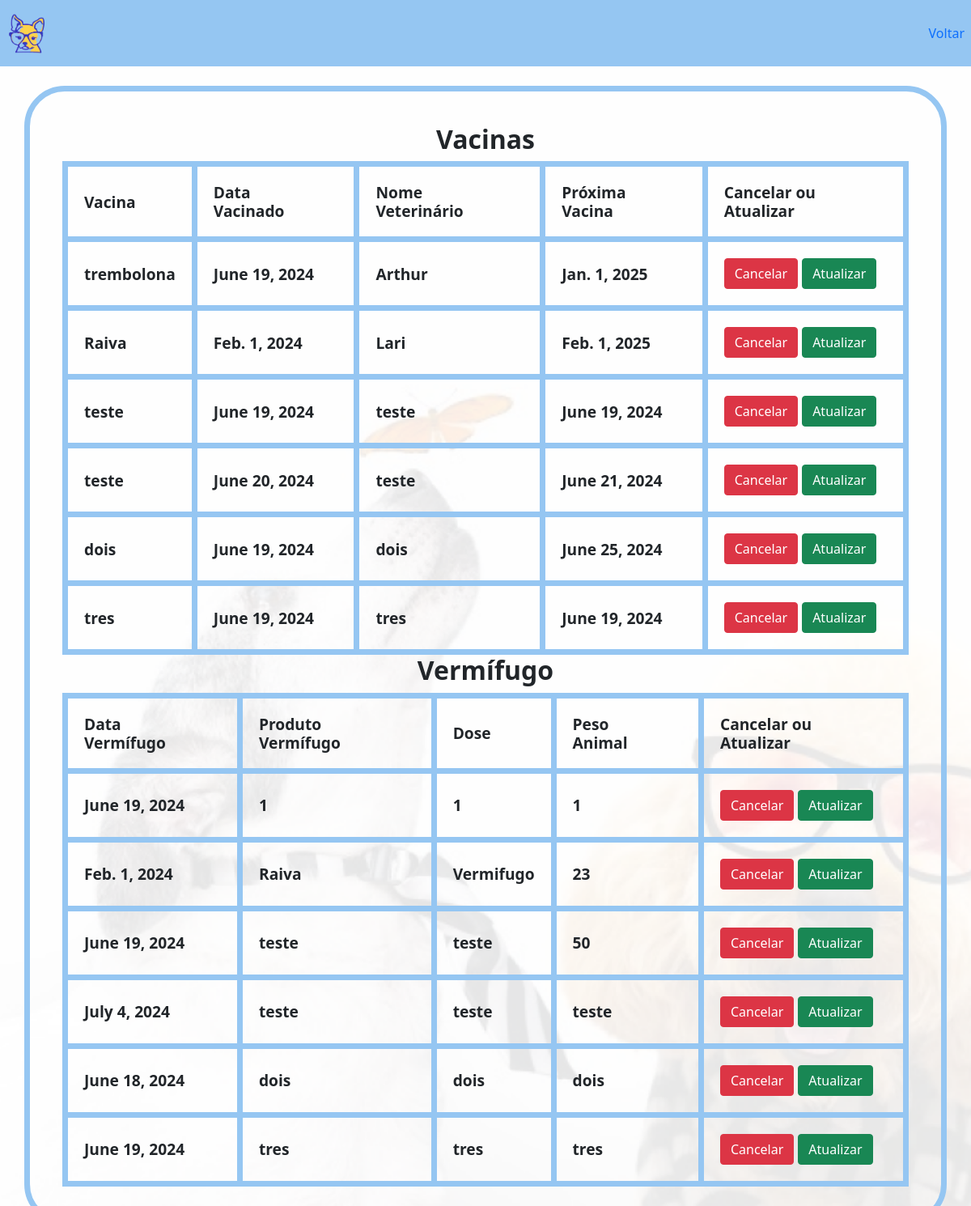
The page /visualizar_cartaoVacina/ on the database its author committed.
### Aplicativo/models.py (models this page shows)
class cadastroVacinaModel(models.Model):
    vacina = models.CharField(max_length=200)
    datavacinado = models.DateField(max_length=200)
    nomeveterinario = models.CharField(max_length=200)
    proximavacina =  models.DateField(max_length=200)
    datavernifugo = models.DateField(max_length=200)
    produtovernifugo = models.CharField(max_length=200)
    dose = models.CharField(max_length=15)
    pesoanimal = models.CharField(max_length=15)
    tutor = models.ForeignKey(User, on_delete=models.CASCADE, default=1)
    animal = models.ForeignKey('cadastroAnimalModel', on_delete=models.CASCADE, default=1)

### Aplicativo/views.py (the view)
# urls.py: path('visualizar_cartaoVacina/', views.visualizar_cartaoVacina, name='visualizar_cartaoVacina'),
def visualizar_cartaoVacina(request):
    vacinas = cadastroVacinaModel.objects.all()
    return render(request, 'visualizar_cartaoVacina.html', {'vacinas': vacinas})

### Aplicativo/templates/visualizar_cartaoVacina.html (shortened to what this page needs)
<!DOCTYPE html>
<html lang="en">
<head>
    {% load static %}
    <link rel="stylesheet" type="text/css" href="{% static 'css/index.css' %}">
    <link rel="stylesheet" type="text/css" href="{% static 'css/editar.css' %}">
    <link href="https://cdn.jsdelivr.net/npm/bootstrap@5.0.2/dist/css/bootstrap.min.css" rel="stylesheet"
>
</head>
<body>
    <nav class="navbar navbar-expand-lg custom-bg">
        <div class="collapse navbar-collapse" id="navbarNav">
            <ul class="navbar-nav">
                <li class="nav-item">
                    <a class="nav-link active left-link" aria-current="page" href="#">
                        <img src='{% static "Aplicativo/media/logo.png"%}' class="img">
                    </a>
                </li>
            </ul>
            <ul class="navbar-nav ms-auto">
                <li class="nav-item">
                    <a class="nav-link" href="{% url 'dashatualizacao' %}">Voltar</a>
                </li>
            </ul>
        </div>
    </nav><br>
    <div class="background-img">
            <div class="container">
                <div>
                    <table>
                        <h2 class="text-center"><b>Vacinas</b></h2>
                        <thead>
                            <tr>
                                <th><h5><b>Vacina&nbsp;&nbsp;&nbsp;&nbsp;&nbsp;&nbsp;</b></h5></th>
                                <th><h5><b>Data Vacinado&nbsp;&nbsp;&nbsp;&nbsp;&nbsp;&nbsp;</b></h5></th>
                                <th><h5><b>Nome Veterinário&nbsp;&nbsp;&nbsp;&nbsp;&nbsp;&nbsp;</b></h5></th>
                                <th><h5><b>Próxima Vacina&nbsp;&nbsp;&nbsp;&nbsp;&nbsp;&nbsp;</b></h5></th>
                                <th><h5><b>Cancelar ou Atualizar&nbsp;&nbsp;&nbsp;&nbsp;&nbsp;&nbsp;</b></h5></th>
                            </tr>
                        </thead>
                        <tbody>
                            {% for vacina in vacinas %}
                            <tr>
                                <th><h5><b>{{ vacina.vacina }}</b></h5></th>
                                <th><h5><b>{{ vacina.datavacinado }}</b></h5></th>
                                <th><h5><b>{{ vacina.nomeveterinario }}</b></h5></th>
                                <th><h5><b>{{ vacina.proximavacina }}</b></h5></th>
                                <div class="action-btns">
                                     <form action="{% url 'cancelar_vacina' vacina.id %}" method="post" style="display:inline;">
                                        <th><h5><b>  <button type="submit" class="btn btn-danger">Cancelar</button>
                                    </form>
                                    <form action="{% url 'updateVacinas' vacina.id %}" method="post" style="display:inline;">
                                      <button type="submit" class="btn btn-success">Atualizar</button></b></h5></th>
                                    </form>
                                </div>
                            </tr>
                            {% endfor %}
                        </tbody>
                    </table>
                </div>
                <div>
                    <table>
                        <h2 class="text-center"><b>Vermífugo</b></h2>
                        <thead>
                            <tr>
                                <th><h5><b>Data Vermífugo&nbsp;&nbsp;&nbsp;&nbsp;&nbsp;&nbsp;</b></h5></th>
                                <th><h5><b>Produto Vermífugo&nbsp;&nbsp;&nbsp;&nbsp;&nbsp;&nbsp;</b></h5></th>
                                <th><h5><b>Dose&nbsp;&nbsp;&nbsp;&nbsp;&nbsp;&nbsp;</b></h5></th>
                                <th><h5><b>Peso Animal&nbsp;&nbsp;&nbsp;&nbsp;&nbsp;&nbsp;</b></h5></th>
                                <th><h5><b>Cancelar ou Atualizar&nbsp;&nbsp;&nbsp;&nbsp;&nbsp;&nbsp;</b></h5></th>
                            </tr>
                        </thead>
                        <tbody>
                            {% for vacina in vacinas %}
                            <tr>
                                <th><h5><b>{{ vacina.datavernifugo }}</b></h5></th>
                                <th><h5><b>{{ vacina.produtovernifugo }}</b></h5></th>
                                <th><h5><b>{{ vacina.dose }}</b></h5></th>
                                <th><h5><b>{{ vacina.pesoanimal }}</b></h5></th>
                                <div class="action-btns">
                                    <form action="{% url 'cancelar_vacina' vacina.id %}" method="post" style="display:inline;">
                                       <th><h5><b>  <button type="submit" class="btn btn-danger">Cancelar</button>
                                   </form>
                                   <form action="{% url 'updateVacinas' vacina.id %}" method="post" style="display:inline;">
                                     <button type="submit" class="btn btn-success">Atualizar</button></b></h5></th>
                                </form>
                               </div>
                            </tr>
                            {% endfor %}
                        </tbody>
                    </table>
                </div>
        </div>
</body>
</html>

### Aplicativo/static/css/index.css (style rules this page uses)
.custom-bg { background-color: #95C6F2; }

### Aplicativo/static/css/editar.css (style rules this page uses)
body { background-image: url('../Aplicativo/media/fundo_opaco.png'); background-size: cover; background-repeat: no-repeat; background-attachment: fixed; }

### Aplicativo/templates/visualizar_cartaoVacina.html (style rules this page uses)
.container { border: 7px solid #95C6F2; border-radius: 50px; padding: 40px; width: fit-content; }
tr, th, td { border: 7px solid #95C6F2; border-radius: 50px; padding: 20px; }
.img { width: 50px; height: 50px; }
.container h5 { margin: 0; padding: 0; font-size: 1.2em; font-weight: bold; }

### rows shown on the page
cadastroVacinaModel: vacina "trembolona", datavacinado "June 19, 2024", nomeveterinario "Arthur", proximavacina "Jan. 1, 2025", datavernifugo "June 19, 2024", produtovernifugo "1", dose "1", pesoanimal "1"
cadastroVacinaModel: vacina "Raiva", datavacinado "Feb. 1, 2024", nomeveterinario "Lari", proximavacina "Feb. 1, 2025", datavernifugo "Feb. 1, 2024", produtovernifugo "Raiva", dose "Vermifugo", pesoanimal "23"
cadastroVacinaModel: vacina "teste", datavacinado "June 19, 2024", nomeveterinario "teste", proximavacina "June 19, 2024", datavernifugo "June 19, 2024", produtovernifugo "teste", dose "teste", pesoanimal "50"
cadastroVacinaModel: vacina "teste", datavacinado "June 20, 2024", nomeveterinario "teste", proximavacina "June 21, 2024", datavernifugo "July 4, 2024", produtovernifugo "teste", dose "teste", pesoanimal "teste"
cadastroVacinaModel: vacina "dois", datavacinado "June 19, 2024", nomeveterinario "dois", proximavacina "June 25, 2024", datavernifugo "June 18, 2024", produtovernifugo "dois", dose "dois", pesoanimal "dois"
cadastroVacinaModel: vacina "tres", datavacinado "June 19, 2024", nomeveterinario "tres", proximavacina "June 19, 2024", datavernifugo "June 19, 2024", produtovernifugo "tres", dose "tres", pesoanimal "tres"
